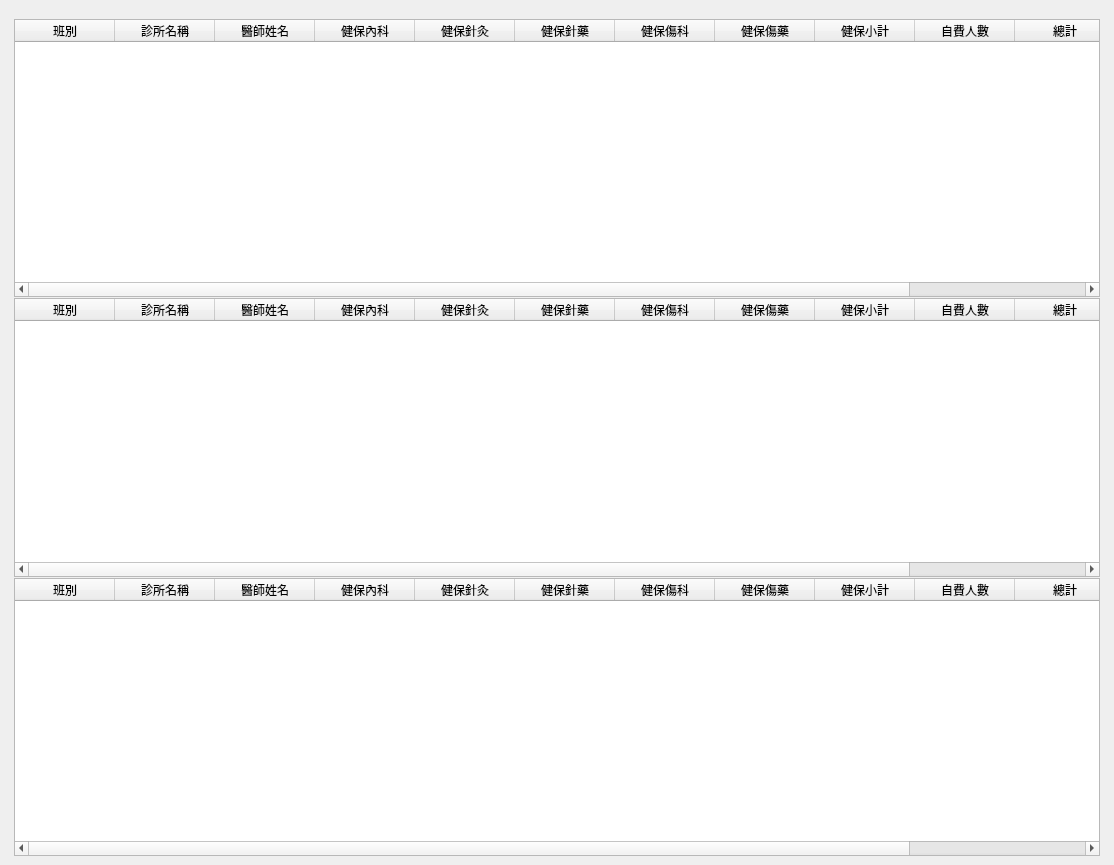
<?xml version="1.0" encoding="UTF-8"?>
<ui version="4.0">
 <class>WindowStatisticsBranchDailyPerson</class>
 <widget class="QMainWindow" name="WindowStatisticsBranchDailyPerson">
  <property name="geometry">
   <rect>
    <x>0</x>
    <y>0</y>
    <width>1114</width>
    <height>865</height>
   </rect>
  </property>
  <property name="windowTitle">
   <string>人數統計日報表</string>
  </property>
  <widget class="QWidget" name="centralwidget">
   <layout class="QHBoxLayout" name="horizontalLayout">
    <item>
     <layout class="QVBoxLayout" name="verticalLayout">
      <property name="leftMargin">
       <number>5</number>
      </property>
      <property name="topMargin">
       <number>10</number>
      </property>
      <property name="rightMargin">
       <number>5</number>
      </property>
      <item>
       <layout class="QVBoxLayout" name="verticalLayout_5">
        <item>
         <layout class="QHBoxLayout" name="horizontalLayout_2">
          <item>
           <layout class="QVBoxLayout" name="verticalLayout_3">
            <property name="spacing">
             <number>1</number>
            </property>
            <item>
             <widget class="QTableWidget" name="tableWidget_period1">
              <property name="editTriggers">
               <set>QAbstractItemView::NoEditTriggers</set>
              </property>
              <property name="alternatingRowColors">
               <bool>true</bool>
              </property>
              <property name="selectionMode">
               <enum>QAbstractItemView::SingleSelection</enum>
              </property>
              <property name="selectionBehavior">
               <enum>QAbstractItemView::SelectRows</enum>
              </property>
              <column>
               <property name="text">
                <string>班別</string>
               </property>
              </column>
              <column>
               <property name="text">
                <string>診所名稱</string>
               </property>
              </column>
              <column>
               <property name="text">
                <string>醫師姓名</string>
               </property>
              </column>
              <column>
               <property name="text">
                <string>健保內科</string>
               </property>
              </column>
              <column>
               <property name="text">
                <string>健保針灸</string>
               </property>
              </column>
              <column>
               <property name="text">
                <string>健保針藥</string>
               </property>
              </column>
              <column>
               <property name="text">
                <string>健保傷科</string>
               </property>
              </column>
              <column>
               <property name="text">
                <string>健保傷藥</string>
               </property>
              </column>
              <column>
               <property name="text">
                <string>健保小計</string>
               </property>
              </column>
              <column>
               <property name="text">
                <string>自費人數</string>
               </property>
              </column>
              <column>
               <property name="text">
                <string>總計</string>
               </property>
              </column>
              <column>
               <property name="text">
                <string>自費金額</string>
               </property>
              </column>
             </widget>
            </item>
            <item>
             <widget class="QTableWidget" name="tableWidget_period2">
              <property name="editTriggers">
               <set>QAbstractItemView::NoEditTriggers</set>
              </property>
              <property name="alternatingRowColors">
               <bool>true</bool>
              </property>
              <property name="selectionMode">
               <enum>QAbstractItemView::SingleSelection</enum>
              </property>
              <property name="selectionBehavior">
               <enum>QAbstractItemView::SelectRows</enum>
              </property>
              <attribute name="horizontalHeaderVisible">
               <bool>true</bool>
              </attribute>
              <column>
               <property name="text">
                <string>班別</string>
               </property>
              </column>
              <column>
               <property name="text">
                <string>診所名稱</string>
               </property>
              </column>
              <column>
               <property name="text">
                <string>醫師姓名</string>
               </property>
              </column>
              <column>
               <property name="text">
                <string>健保內科</string>
               </property>
              </column>
              <column>
               <property name="text">
                <string>健保針灸</string>
               </property>
              </column>
              <column>
               <property name="text">
                <string>健保針藥</string>
               </property>
              </column>
              <column>
               <property name="text">
                <string>健保傷科</string>
               </property>
              </column>
              <column>
               <property name="text">
                <string>健保傷藥</string>
               </property>
              </column>
              <column>
               <property name="text">
                <string>健保小計</string>
               </property>
              </column>
              <column>
               <property name="text">
                <string>自費人數</string>
               </property>
              </column>
              <column>
               <property name="text">
                <string>總計</string>
               </property>
              </column>
              <column>
               <property name="text">
                <string>自費金額</string>
               </property>
              </column>
             </widget>
            </item>
            <item>
             <widget class="QTableWidget" name="tableWidget_period3">
              <property name="editTriggers">
               <set>QAbstractItemView::NoEditTriggers</set>
              </property>
              <property name="alternatingRowColors">
               <bool>true</bool>
              </property>
              <property name="selectionMode">
               <enum>QAbstractItemView::SingleSelection</enum>
              </property>
              <property name="selectionBehavior">
               <enum>QAbstractItemView::SelectRows</enum>
              </property>
              <attribute name="horizontalHeaderVisible">
               <bool>true</bool>
              </attribute>
              <column>
               <property name="text">
                <string>班別</string>
               </property>
              </column>
              <column>
               <property name="text">
                <string>診所名稱</string>
               </property>
              </column>
              <column>
               <property name="text">
                <string>醫師姓名</string>
               </property>
              </column>
              <column>
               <property name="text">
                <string>健保內科</string>
               </property>
              </column>
              <column>
               <property name="text">
                <string>健保針灸</string>
               </property>
              </column>
              <column>
               <property name="text">
                <string>健保針藥</string>
               </property>
              </column>
              <column>
               <property name="text">
                <string>健保傷科</string>
               </property>
              </column>
              <column>
               <property name="text">
                <string>健保傷藥</string>
               </property>
              </column>
              <column>
               <property name="text">
                <string>健保小計</string>
               </property>
              </column>
              <column>
               <property name="text">
                <string>自費人數</string>
               </property>
              </column>
              <column>
               <property name="text">
                <string>總計</string>
               </property>
              </column>
              <column>
               <property name="text">
                <string>自費金額</string>
               </property>
              </column>
             </widget>
            </item>
           </layout>
          </item>
          <item>
           <layout class="QVBoxLayout" name="verticalLayout_chart"/>
          </item>
         </layout>
        </item>
       </layout>
      </item>
     </layout>
    </item>
   </layout>
  </widget>
  <widget class="QMenuBar" name="menubar">
   <property name="geometry">
    <rect>
     <x>0</x>
     <y>0</y>
     <width>1114</width>
     <height>33</height>
    </rect>
   </property>
  </widget>
  <action name="action_export_excel">
   <property name="icon">
    <iconset>
     <normaloff>../icons/document-export.svg</normaloff>../icons/document-export.svg</iconset>
   </property>
   <property name="text">
    <string>匯出Excel</string>
   </property>
  </action>
 </widget>
 <resources/>
 <connections/>
</ui>
